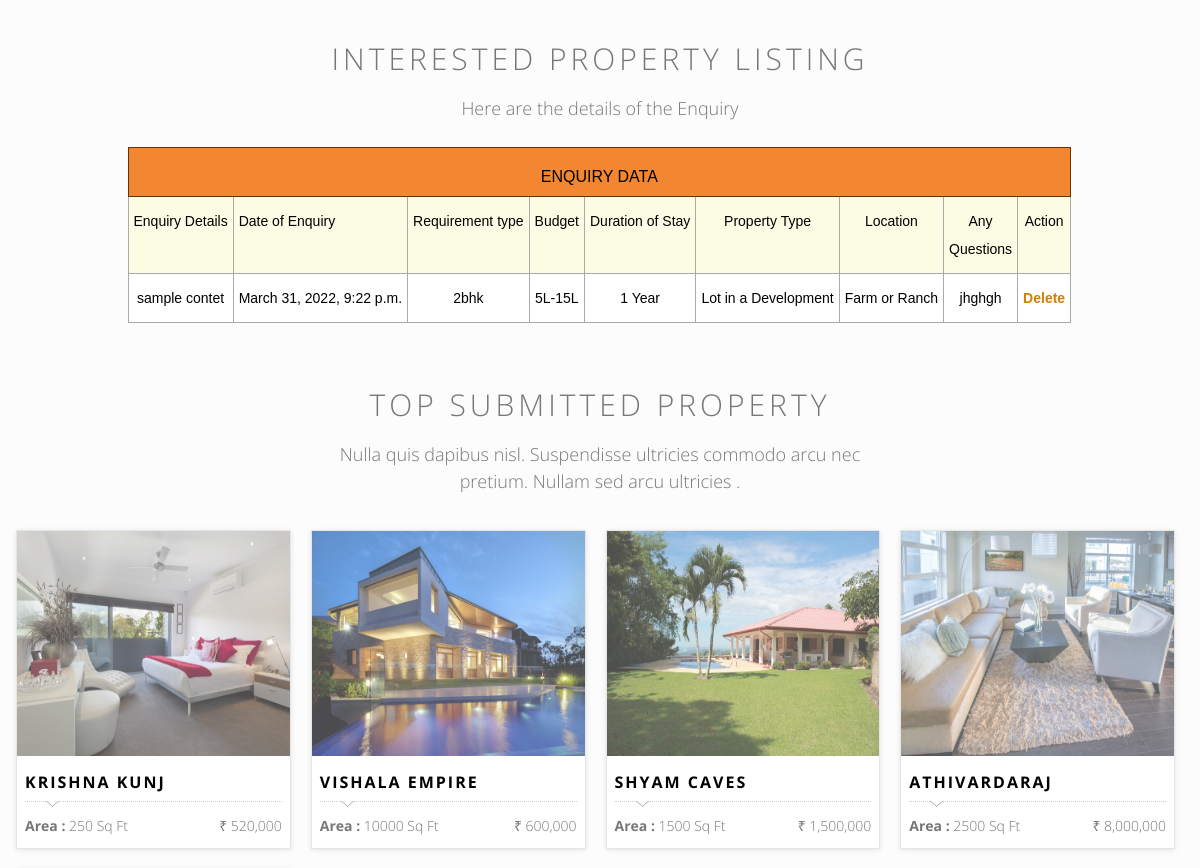
The page / (signed in, middle part) on the database as committed earlier.
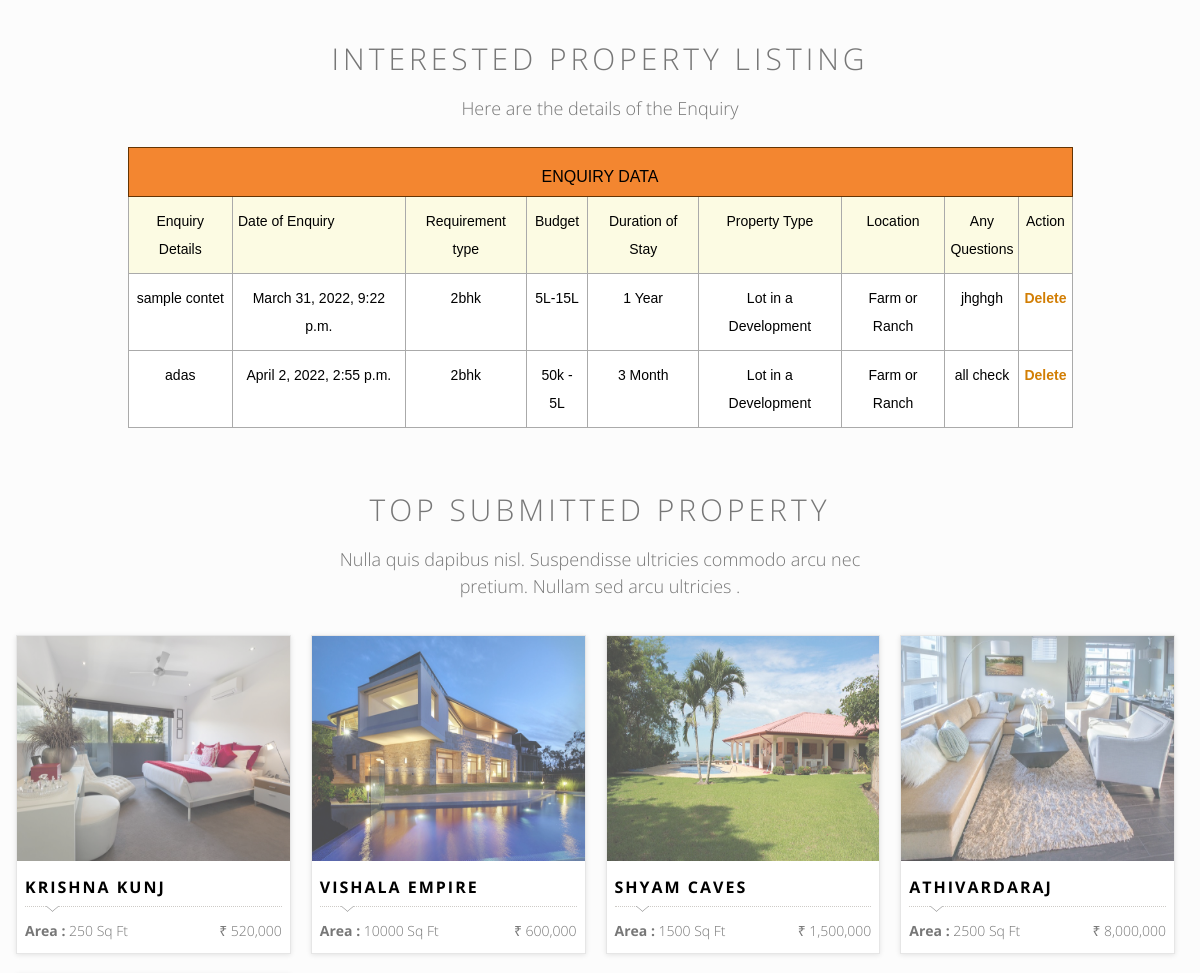
The same page on the database as committed later.
### property/models.py (models this page shows, shortened)
class Enquiry(models.Model):
    enquiry_description = models.CharField(max_length=255)
    date_of_enquiry = models.DateTimeField(default=datetime.now())
    requirement_type =models.CharField(max_length=10)
    duration_select = (
        ('1 Month','1 Month'),
        ('3 Month','3 Month'),
        ('1 Year','1 Year'),
        ('Not Sure how long','Not Sure How Long'),
    )
    duration = MultiSelectField("Duration of Stay",choices=duration_select,default=None)
    property_type_select = (
        ('Raw Land','Raw Land'),
        ('Lot in a Development','Lot in a Development'),
        ('Single Family Home','Single Family Home'),
        ('Other','Other'),
    )
    property_type = MultiSelectField("Property Type",choices=property_type_select,default=None)
    location_select = (
        ('In Town','In Town'),
        ('Farm or Ranch','Farm or Ranch'),
        ('Ocean View','Ocean View'),
        ('Beachfront','Beachfront'),
        ('Other','Other')
    )
    location = MultiSelectField("Location",choices=location_select,default=None)
    budget_select = (
        ('0 - 50k','0 - 50k'),
        ('50k - 5L','50k - 5L'),
        ('5L-15L','5L-15L'),
        ('15L - 1Cr','15 L - 1Cr'),
     )
    Budget = MultiSelectField("Budget",choices=budget_select,default=None)
    user_id = models.CharField(max_length=5,default='123')
    user_name = models.CharField(max_length=5,default='123')
    questions = models.CharField(max_length=255,blank=True, null=True)
    def __str__(self):
        return self.enquiry_description

class Property(models.Model):
    prop_name = models.CharField(max_length=255)
    prop_img = models.ImageField(max_length=255)
    prop_area = models.CharField(max_length=255)
    status_choices = (
        ('For_Sale', 'For Sale'),
        ('Not_Available', 'Not Available'),
        ('Sold', 'Sold'),
    )
    prop_status = MultiSelectField("Status", choices=status_choices, default=False)
    features_choices = (
        ('SWIMMING_POOL','SWIMMING POOL'),
        ('3_STORIES','3 STORIES'),
        ('JOG_PATH 2','JOG PATH'),
        ('2_LAWN','2 LAWN'),
        ('BIKE_PATH','BIKE PATH'),
    )
    prop_price =models.IntegerField()
    prop_features= MultiSelectField('Features', choices=features_choices, default=False)
    state_choices = (
        ("Maharashtra","Maharashtra"),
        ("Madhya_Pradesh","Madhya Pradesh"),
    )
    prop_state = models.CharField(max_length=80,choices=state_choices)
    city_choices = (
        ("Pune","Pune"),
        ("Nagpur","Nagpur"),
        ("Ujjain","Ujjain"),
        ("Indore","Indore")
    )
    prop_city = models.CharField(max_length=80,choices=city_choices)
    prop_description = models.CharField(max_length=255)
    agent_name = models.CharField(max_length=255)
    agent_contact = models.CharField(max_length=12)
    agent_about = models.CharField(max_length=255)
    agent_email = models.CharField(max_length=255)

### frontend/views.py (the view)
# urls.py: path('',views.HomePage.as_view(),name='index'),
class HomePage(View):
    def get(self, request,property_id=None):
        data = Property.objects.filter()
        enquiry = Enquiry.objects.filter(user_id=request.user.id)
        search = request.GET.get('search')
        search_prop = ''
        context={}
        if search:
            data = Property.objects.filter(prop_name__icontains=search)
            search_prop = Property.objects.filter(prop_name__icontains=search)
            print("search",search_prop)
            context = {
            'data': data,
            'enquiry':enquiry,
            'search_prop': search_prop,
            }
        else:
            context = {
            'data': data,
            'enquiry':enquiry,
            'search_prop': search_prop,
            }
            return render(request,'index.html',context)
        return render(request,'properties.html',context)

### templates/index.html (shortened to what this page needs)
{% extends 'base.html' %}
{% load static %}
{% block content %}
<div class="content-area home-area-1 recent-property" style="background-color: #FCFCFC; padding-bottom: 55px;">
    <div class="container">
        <div class="row">
            {% if not request.user.is_superuser %}
            {% if request.user.is_authenticated %}
            <div class="col-md-10 col-md-offset-1 col-sm-12 text-center page-title">
                <h2>Interested Property Listing </h2>
                <p>Here are the details of the Enquiry</p>
                <table class="tg">
                    <thead>
                        <tr>
                            <th class="tg-oj06" colspan="11">
                                <h5>Enquiry data</h5>
                            </th>
                        </tr>
                    </thead>
                    <tbody>
                        <tr>
                            <td class="tg-a9jz">Enquiry Details</td>
                            <td class="tg-7j2u">Date of Enquiry</td>
                            <td class="tg-a9jz">Requirement type </td>
                            <td class="tg-a9jz">Budget</td>
                            <td class="tg-a9jz">Duration of Stay</td>
                            <td class="tg-a9jz">Property Type</td>
                            <td class="tg-a9jz">Location</td>
                            <td class="tg-a9jz">Any <br> Questions</td>
                            <td class="tg-a9jz">Action</td>
                        </tr>
                        {% for data in enquiry %}
                         <tr>
                            <td class="tg-ml2k">{{data}} </td>
                            <td class="tg-ml2k">{{data.date_of_enquiry}}</td>
                            <td class="tg-096r">{{data.requirement_type}}</td>
                            <td class="tg-ml2k">{{data.Budget}}</td>
                            <td class="tg-ml2k">{{data.duration}}</td>
                            <td class="tg-ml2k">{{data.property_type}}</td>
                            <td class="tg-ml2k">{{data.location}}</td>
                            <td class="tg-ml2k">{{data.questions}}</td>
                            <td class="tg-ml2k"><a href="{% url 'Deletedata' id=data.id %}">Delete</a></td>
                        </tr>
                        {% empty %}
                        <tr>
                            <td class="tg-ml2k" colspan="11"> No Data </td>
                        </tr>
                        {% endfor %}
                    </tbody>
                </table>
            </div>
            {% endif %}
            {% endif %}
        </div>
        <div class="row">
            <div class="col-md-10 col-md-offset-1 col-sm-12 text-center page-title">
                <h2>Top submitted property</h2>
                <p>Nulla quis dapibus nisl. Suspendisse ultricies commodo arcu nec pretium. Nullam sed arcu ultricies .
                </p>
            </div>
        </div>
        <div class="row">
            <div class="proerty-th">
                {% for prop in data %}
                <div class="col-sm-6 col-md-3 p0">
                    <div class="box-two proerty-item">
                        <div class="item-thumb">
                            <a href="{% url 'property' property_id=prop.id %}"><img src="{{prop.prop_img.url}}"></a>
                        </div>
                        <div class="item-entry overflow">
                            <h5><a href="{% url 'property' property_id=prop.id %}">{{prop.prop_name}}</a></h5>
                            <div class="dot-hr"></div>
                            <span class="pull-left"><b>Area :</b> {{prop.prop_area}} Sq Ft </span>
                            <span class="proerty-price pull-right">₹ {{prop.prop_price}}</span>
                        </div>
                    </div>
                </div>
                {% endfor %}
            </div>
        </div>
    </div>
</div>
{% endblock content %}

### templates/base.html (shortened to what this page needs)
{% load static %}
<!DOCTYPE html>
<html class="no-js">
<head>
    <link rel="stylesheet" href="{% static 'assets/css/normalize.css' %}">
    <link rel="stylesheet" href="{% static 'assets/css/font-awesome.min.css' %}">
    <link rel="stylesheet" href="{% static 'assets/css/fontello.css' %}">
    <link href="{% static 'assets/fonts/icon-7-stroke/css/pe-icon-7-stroke.css' %}" rel="stylesheet">
    <link href="{% static 'assets/fonts/icon-7-stroke/css/helper.css' %}" rel="stylesheet">
    <link href="{% static 'assets/css/animate.css' %}" rel="stylesheet" media="screen">
    <link rel="stylesheet" href="{% static 'assets/css/bootstrap-select.min.css' %}">
    <link rel="stylesheet" href="{% static 'bootstrap/css/bootstrap.min.css' %}">
    <link rel="stylesheet" href="{% static 'assets/css/icheck.min_all.css' %}">
    <link rel="stylesheet" href="{% static 'assets/css/price-range.css' %}">
    <link rel="stylesheet" href="{% static 'assets/css/owl.carousel.css' %}">
    <link rel="stylesheet" href="{% static 'assets/css/owl.theme.css' %}">
    <link rel="stylesheet" href="{% static 'assets/css/owl.transitions.css' %}">
    <link rel="stylesheet" href="{% static 'assets/css/style.css' %}">
    <link rel="stylesheet" href="{% static 'assets/css/responsive.css' %}">
    <link rel="stylesheet" href="{% static 'assets/css/icheck.min_all.css' %}">
    <link rel="stylesheet" href="{% static 'assets/css/lightslider.min.css' %}">
</head>
<body>
    {% block content %}
    {% endblock content %}
</body>
</html>

### static/assets/css/style.css (style rules this page uses)
html, body { width: 100%; overflow-x: hidden; }
body { height:100%; font-family: 'Open Sans', sans-serif; font-weight: 300; padding:0; margin:0; font-size:14px; line-height: 28px; color: #777; background: #fff; position: relative; }
h1, .h1, h2, .h2, h3, .h3, h4, .h4, h5, .h5, h6, .h6, p, .navbar, .brand, .btn-simple { -moz-osx-font-smoothing: grayscale; -webkit-font-smoothing: antialiased; }
h1, .h1, h2, .h2, h3, .h3, h4, .h4 { font-weight: 400; }
h2, .h2 { font-size: 36px; }
h5, .h5 { font-size: 16px; }
p { font-size: 15px; line-height: 1.6180em; }
p { padding: 0px 0px 1em; margin:0; }
a { color: #d27e04; outline: 0; font-weight: bold; -webkit-transition: all .8s ease; transition: all .8s ease; }
img { height: auto; max-width: 100%; vertical-align: middle; border: 0px none; }
.content-area { background-color: #FCFCFC; padding-bottom: 55px; }
.page-title { padding-top: 55px; }
.page-title h5 { font-weight: 300; text-transform: uppercase; margin-bottom: 0 }
.page-title h2 { margin: 10px 0px; font-size: 30px; font-weight: 300; text-transform: uppercase; letter-spacing: 4px; }
.page-title p { font-size: 18px; padding: 10px 20% 25px; line-height: 27px; }
.p0 { padding: 0px; }
.overflow { overflow: hidden; }
.box-two { background: #FFF none repeat scroll 0% 0%; border: 1px solid #E6E6E6; box-sizing: border-box; box-shadow: 0px 1px 5px rgba(0, 0, 0, 0.1); }
.dot-hr { border-bottom: 1px dotted #CECBC7; margin-bottom: 10px; }
.proerty-th { margin-left: -9px; }
.proerty-th .proerty-item { background-color: #FFF; margin: 10px; }
.proerty-th .proerty-item .item-thumb { position: relative; }
.proerty-th .proerty-item .item-thumb img { transition: all 0.2s linear 0s; display: block; position: relative; width:100%; opacity: 0.7; min-height: 225px; max-height: 265px; }
.proerty-th .proerty-item .item-entry { padding: 8px; }
.proerty-th .proerty-item .item-entry h5 { text-transform: uppercase; font-weight: 600; color: #9B9B9B; letter-spacing: 2px; position: relative; }
.proerty-th .proerty-item .item-entry h5::after { background: transparent url("../../assets/img/chevron-down.png") no-repeat scroll center center; width: 15px; left: 20px; height: 7px; content: ""; position: absolute; bottom: -16px; display: block; }
.item-entry a { color: #000; }

### templates/index.html (style rules this page uses)
.tg { border-collapse: collapse; border-color: #aaa; border-spacing: 0; }
.tg td { background-color: #fff; border-color: #aaa; border-style: solid; border-width: 1px; color: #333; font-family: Arial, sans-serif; font-size: 14px; overflow: hidden; padding: 10px 5px; word-break: normal; }
.tg th { background-color: #f38630; border-color: #aaa; border-style: solid; border-width: 1px; color: #fff; font-family: Arial, sans-serif; font-size: 14px; font-weight: normal; overflow: hidden; padding: 10px 5px; word-break: normal; }
.tg .tg-096r { color: #000000; text-align: center; vertical-align: top }
.tg .tg-7j2u { background-color: #FCFBE3; color: #000000; text-align: left; vertical-align: top }
.tg .tg-oj06 { border-color: #643403; color: #000000; text-align: center; vertical-align: top }
.tg .tg-a9jz { background-color: #FCFBE3; border-color: inherit; color: #000000; text-align: center; vertical-align: top }
.tg .tg-ml2k { border-color: inherit; color: #000000; text-align: center; vertical-align: top }

Rows that differ between the two databases and show on the page:
added Enquiry: enquiry_description "adas", date_of_enquiry "April 2, 2022, 2:55 p.m.", requirement_type "2bhk", Budget "50k - 5L", duration "3 Month", property_type "Lot in a Development", location "Farm or Ranch", questions "all check"
